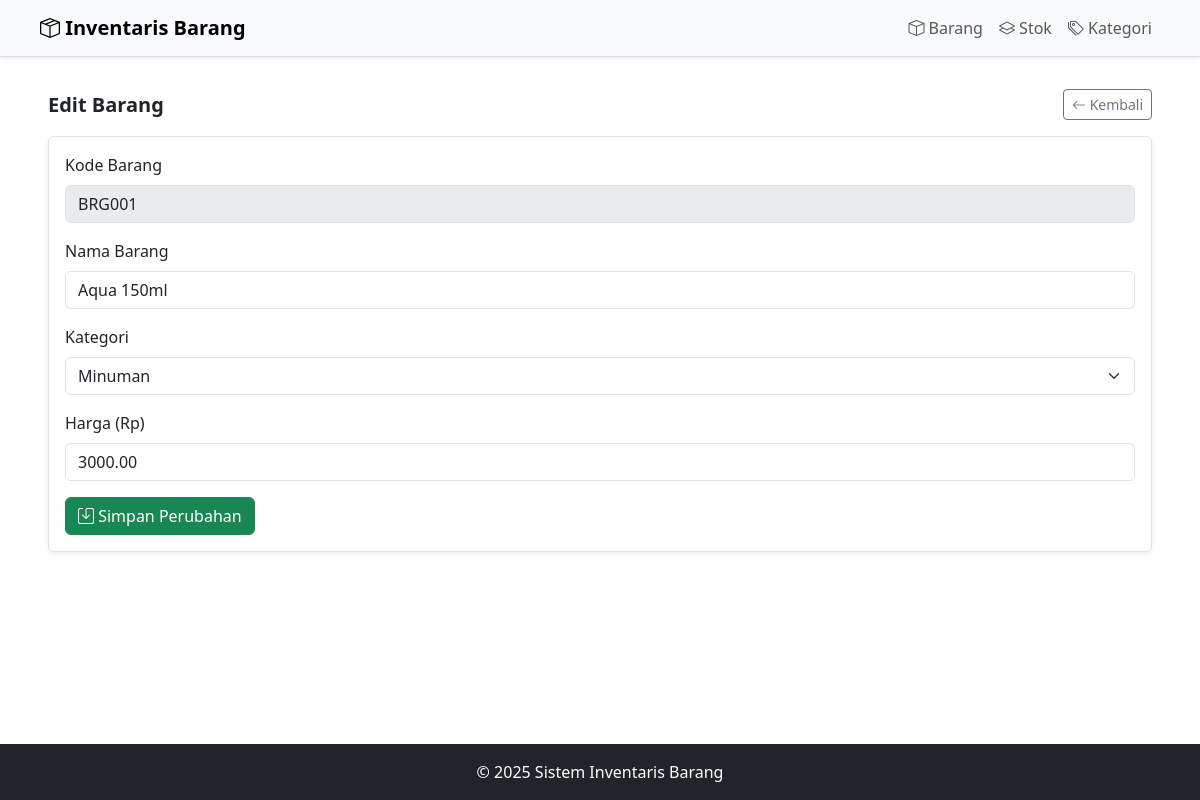
/edit.php?kode=BRG001, run on the app's committed database.
### tables this page shows
CREATE TABLE `barang` (
  `kode_barang` varchar(10) NOT NULL,
  `nama_barang` varchar(100) NOT NULL,
  `id_kategori` int(11) NOT NULL,
  `harga` decimal(10,2) NOT NULL
);

### edit.php (the view, shortened to what this page needs)
<?php
include 'koneksi.php';
$kode = $_GET['kode'];
$query = "SELECT * FROM barang WHERE kode_barang = '$kode'";
$result = mysqli_query($conn, $query);
$data = mysqli_fetch_assoc($result);
?>
<!DOCTYPE html>
<html lang="id">
<head>
    <link href="https://cdn.jsdelivr.net/npm/bootstrap@5.3.3/dist/css/bootstrap.min.css" rel="stylesheet">
    <link href="https://cdn.jsdelivr.net/npm/bootstrap-icons@1.10.5/font/bootstrap-icons.css" rel="stylesheet">
</head>
<body>
<nav class="navbar navbar-expand-lg bg-light text-dark shadow-sm border-bottom px-2 mb-3 px-md-4">
    <div class="container-fluid px-3">
        <a class="navbar-brand fw-bold" href="index.php"><i class="bi bi-box-seam"></i> Inventaris Barang</a>
        <div class="collapse navbar-collapse" id="navbarNav">
            <ul class="navbar-nav ms-auto">
                <li class="nav-item"><a class="nav-link" href="index.php"><i class="bi bi-box"></i> Barang</a></li>
                <li class="nav-item"><a class="nav-link" href="stok/index.php"><i class="bi bi-layers"></i> Stok</a></li>
                <li class="nav-item"><a class="nav-link" href="kategori/index.php"><i class="bi bi-tags"></i> Kategori</a></li>
            </ul>
        </div>
    </div>
</nav>
<main class="container-fluid px-4 px-md-5 mb-4 mt-3">
    <div class="d-flex justify-content-between align-items-center mb-3">
        <h5 class="mb-0 text-dark fw-semibold">Edit Barang</h5>
        <a href="index.php" class="btn btn-sm btn-outline-secondary"><i class="bi bi-arrow-left"></i> Kembali</a>
    </div>
    <div class="card shadow-sm border">
        <div class="card-body">
            <form method="POST">
                <div class="mb-3">
                    <label class="form-label">Kode Barang</label>
                    <input type="text" class="form-control" value="<?= $data['kode_barang'] ?>" disabled>
                </div>
                <div class="mb-3">
                    <label for="nama" class="form-label">Nama Barang</label>
                    <input type="text" class="form-control" id="nama" name="nama" value="<?= $data['nama_barang'] ?>" required>
                </div>
                <div class="mb-3">
                    <label for="kategori" class="form-label">Kategori</label>
                    <select class="form-select" name="kategori" id="kategori" required>
                        <?php
                        $res = mysqli_query($conn, "SELECT * FROM kategori");
                        while ($row = mysqli_fetch_assoc($res)) {
                            $selected = $row['id_kategori'] == $data['id_kategori'] ? 'selected' : '';
                            echo "<option value='{$row['id_kategori']}' $selected>{$row['nama_kategori']}</option>";
                        }
                        ?>
                    </select>
                </div>
                <div class="mb-3">
                    <label for="harga" class="form-label">Harga (Rp)</label>
                    <input type="number" class="form-control" id="harga" name="harga" value="<?= $data['harga'] ?>" required>
                </div>
                <button type="submit" name="update" class="btn btn-success"><i class="bi bi-save"></i> Simpan Perubahan</button>
            </form>
        </div>
    </div>
</main>
<footer class="bg-dark text-white text-center py-3 mt-auto">
    <p class="mb-0">&copy; <?= date('Y') ?> Sistem Inventaris Barang</p>
</footer>
</body>
</html>

### edit.php (style rules this page uses)
html, body { height: 100%; }
body { display: flex; flex-direction: column; }
main { flex: 1; }

### data on the page
barang: kode_barang "BRG001", nama "Aqua 150ml", harga "3000.00"

### other printed values
form field kategori "Minuman"
